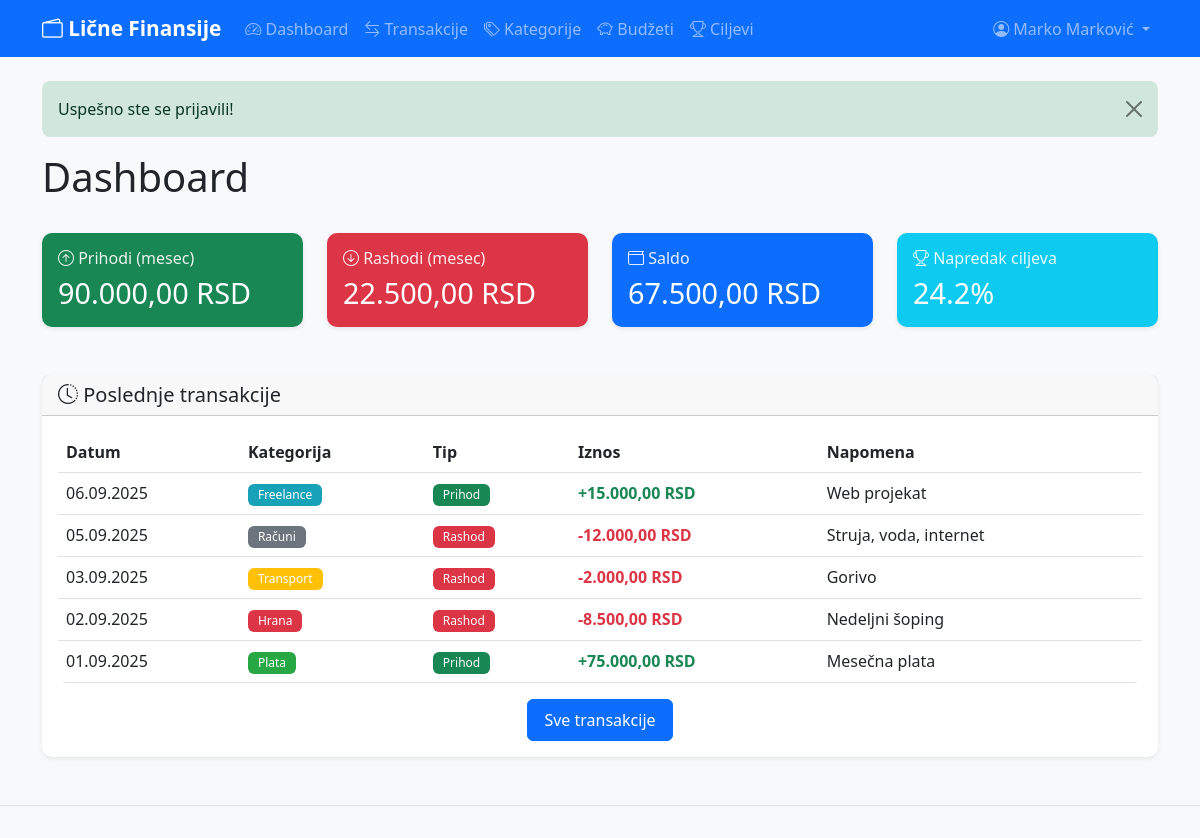
/ (signed in), run on the app's committed database.
### tables this page shows
CREATE TABLE transactions (
    id INT AUTO_INCREMENT PRIMARY KEY,
    user_id INT NOT NULL,
    account_id INT NOT NULL,
    category_id INT NOT NULL,
    amount DECIMAL(12,2) NOT NULL,
    type ENUM('prihod', 'rashod') NOT NULL,
    occurred_on DATE NOT NULL,
    note TEXT NULL,
    created_at TIMESTAMP DEFAULT CURRENT_TIMESTAMP,
    FOREIGN KEY (user_id) REFERENCES users(id) ON DELETE CASCADE,
    FOREIGN KEY (account_id) REFERENCES accounts(id) ON DELETE CASCADE,
    FOREIGN KEY (category_id) REFERENCES categories(id) ON DELETE RESTRICT,
    INDEX idx_occurred (occurred_on),
    INDEX idx_user_date (user_id, occurred_on)
);

CREATE TABLE categories (
    id INT AUTO_INCREMENT PRIMARY KEY,
    user_id INT NOT NULL,
    name VARCHAR(100) NOT NULL,
    type ENUM('prihod', 'rashod') NOT NULL,
    color VARCHAR(7) NULL,
    created_at TIMESTAMP DEFAULT CURRENT_TIMESTAMP,
    UNIQUE KEY unique_user_category (user_id, name, type),
    FOREIGN KEY (user_id) REFERENCES users(id) ON DELETE CASCADE,
    INDEX idx_user_type (user_id, type)
);

### src/Core/Session.php (called while the page is built, shortened)
<?php
class Session {
    public static function get(string $key, $default = null) {
        return $_SESSION[$key] ?? $default;
    }
    public static function has(string $key): bool {
        return isset($_SESSION[$key]);
    }
    public static function getFlash(): ?array {
        $flash = $_SESSION['flash'] ?? null;
        return $flash;
    }
}

### src/Core/Database.php (called while the page is built, shortened)
<?php
class Database {
    private static ?PDO $instance = null;
    public static function getInstance(): PDO {
        if (self::$instance === null) {
            try {
                $host = defined('DB_HOST') ? DB_HOST : '127.0.0.1';
                $port = defined('DB_PORT') ? DB_PORT : '3306';
                $name = defined('DB_NAME') ? DB_NAME : 'finance_tracker';
                $charset = defined('DB_CHARSET') ? DB_CHARSET : 'utf8mb4';
                $dsn = "mysql:host={$host};port={$port};dbname={$name};charset={$charset}";
                self::$instance = new PDO($dsn, DB_USER, DB_PASS);
                self::$instance->setAttribute(PDO::ATTR_ERRMODE, PDO::ERRMODE_EXCEPTION);
                self::$instance->setAttribute(PDO::ATTR_DEFAULT_FETCH_MODE, PDO::FETCH_ASSOC);
                self::$instance->setAttribute(PDO::ATTR_EMULATE_PREPARES, false);
            } catch (PDOException $e) {
                die("Greška konekcije: " . $e->getMessage());
            }
        }
        return self::$instance;
    }
}

### src/Core/Auth.php (called while the page is built, shortened)
<?php
class Auth {
    public function isLoggedIn(): bool {
        return Session::has('user_id');
    }
    public function currentUser(): ?array {
        return [
            'id' => Session::get('user_id'),
            'name' => Session::get('user_name'),
            'email' => Session::get('user_email'),
            'role' => Session::get('user_role')
        ];
    }
}

### src/Services/ReportService.php (called while the page is built, shortened)
<?php
class ReportService {
    private TransactionRepository $transactionRepo;
    private GoalRepository $goalRepo;
    public function __construct() {
        $this->transactionRepo = new TransactionRepository();
        $this->goalRepo = new GoalRepository();
    }
    public function getDashboardStats(int $userId): array {
        $currentMonth = date('Y-m-01');
        $endMonth = date('Y-m-t');
        $income = $this->transactionRepo->getSumByType($userId, 'prihod', $currentMonth, $endMonth);
        $expense = $this->transactionRepo->getSumByType($userId, 'rashod', $currentMonth, $endMonth);
        $balance = $income - $expense;
        $goals = $this->goalRepo->getUserGoals($userId);
        $goalsProgress = 0;
        if (count($goals) > 0) {
            $totalProgress = 0;
            foreach ($goals as $goal) {
                $progress = $goal['target_amount'] > 0
                    ? ($goal['current_amount'] / $goal['target_amount']) * 100
                    : 0;
                $totalProgress += min($progress, 100);
            }
            $goalsProgress = $totalProgress / count($goals);
        }
        return [
            'income' => $income,
            'expense' => $expense,
            'balance' => $balance,
            'goalsProgress' => round($goalsProgress, 1)
        ];
    }
}

### src/Repositories/BaseRepository.php (called while the page is built, shortened)
<?php
abstract class BaseRepository implements CrudRepositoryInterface {
    public function __construct() {
        $this->db = Database::getInstance();
    }
}

### src/Repositories/TransactionRepository.php (called while the page is built, shortened)
<?php
class TransactionRepository extends BaseRepository {
    protected string $table = 'transactions';
    public function getSumByType(int $userId, string $type, string $startDate, string $endDate): float {
        $sql = "SELECT COALESCE(SUM(amount), 0) as total
                FROM {$this->table}
                WHERE user_id = :user_id
                AND type = :type
                AND occurred_on BETWEEN :start_date AND :end_date";
        $stmt = $this->db->prepare($sql);
        $stmt->execute([
            'user_id' => $userId,
            'type' => $type,
            'start_date' => $startDate,
            'end_date' => $endDate
        ]);
        return (float) $stmt->fetchColumn();
    }
    public function getLatest(int $userId, int $limit = 10): array {
        $sql = "SELECT t.*, c.name as category_name, c.color as category_color, a.name as account_name
                FROM {$this->table} t
                JOIN categories c ON t.category_id = c.id
                JOIN accounts a ON t.account_id = a.id
                WHERE t.user_id = :user_id
                ORDER BY t.occurred_on DESC, t.id DESC
                LIMIT :limit";
        $stmt = $this->db->prepare($sql);
        $stmt->bindValue('user_id', $userId, PDO::PARAM_INT);
        $stmt->bindValue('limit', $limit, PDO::PARAM_INT);
        $stmt->execute();
        return $stmt->fetchAll();
    }
}

### src/Repositories/GoalRepository.php (called while the page is built, shortened)
<?php
class GoalRepository extends BaseRepository {
    protected string $table = 'goals';
    public function getUserGoals(int $userId): array {
        $sql = "SELECT * FROM {$this->table}
                WHERE user_id = :user_id
                ORDER BY (deadline IS NULL) ASC, deadline ASC, id DESC";
        $stmt = $this->db->prepare($sql);
        $stmt->execute(['user_id' => $userId]);
        return $stmt->fetchAll();
    }
}

### public/index.php (the view, shortened to what this page needs)
<?php
require_once '../src/Helpers/functions.php';
spl_autoload_register(function ($class) {
    $prefix = 'App\\';
    $base_dir = __DIR__ . '/../src/';
    $len = strlen($prefix);
    $relative_class = substr($class, $len);
    $file = $base_dir . str_replace('\\', '/', $relative_class) . '.php';
});
$auth = new Auth();
$user = $auth->currentUser();
$reportService = new ReportService();
$transactionRepo = new TransactionRepository();
$stats = $reportService->getDashboardStats($user['id']);
$latestTransactions = $transactionRepo->getLatest($user['id'], 10);
include '../views/partials/header.php';
?>
<h1 class="mb-4">Dashboard</h1>
<div class="row mb-4">
    <div class="col-md-3 mb-3">
        <div class="card text-white bg-success">
            <div class="card-body">
                <h5 class="card-title"><i class="bi bi-arrow-up-circle"></i> Prihodi (mesec)</h5>
                <h3 class="card-text"><?= formatRsd($stats['income']) ?></h3>
            </div>
        </div>
    </div>
    <div class="col-md-3 mb-3">
        <div class="card text-white bg-danger">
            <div class="card-body">
                <h5 class="card-title"><i class="bi bi-arrow-down-circle"></i> Rashodi (mesec)</h5>
                <h3 class="card-text"><?= formatRsd($stats['expense']) ?></h3>
            </div>
        </div>
    </div>
    <div class="col-md-3 mb-3">
        <div class="card text-white bg-primary">
            <div class="card-body">
                <h5 class="card-title"><i class="bi bi-wallet"></i> Saldo</h5>
                <h3 class="card-text"><?= formatRsd($stats['balance']) ?></h3>
            </div>
        </div>
    </div>
    <div class="col-md-3 mb-3">
        <div class="card text-white bg-info">
            <div class="card-body">
                <h5 class="card-title"><i class="bi bi-trophy"></i> Napredak ciljeva</h5>
                <h3 class="card-text"><?= $stats['goalsProgress'] ?>%</h3>
            </div>
        </div>
    </div>
</div>
<div class="card">
    <div class="card-header">
        <h5 class="mb-0"><i class="bi bi-clock-history"></i> Poslednje transakcije</h5>
    </div>
    <div class="card-body">
        <?php if (empty($latestTransactions)): ?>
            <p class="text-muted">Nema transakcija.</p>
        <?php else: ?>
            <div class="table-responsive">
                <table class="table table-hover">
                    <thead>
                        <tr>
                            <th>Datum</th>
                            <th>Kategorija</th>
                            <th>Tip</th>
                            <th>Iznos</th>
                            <th>Napomena</th>
                        </tr>
                    </thead>
                    <tbody>
                        <?php foreach ($latestTransactions as $t): ?>
                        <tr>
                            <td><?= formatDate($t['occurred_on']) ?></td>
                            <td>
                                <?php if ($t['category_color']): ?>
                                    <span class="badge" style="background-color: <?= e($t['category_color']) ?>">
                                        <?= e($t['category_name']) ?>
                                    </span>
                                <?php else: ?>
                                    <?= e($t['category_name']) ?>
                                <?php endif; ?>
                            </td>
                            <td><?= typeBadge($t['type']) ?></td>
                            <td class="fw-bold text-<?= $t['type'] === 'prihod' ? 'success' : 'danger' ?>">
                                <?= $t['type'] === 'prihod' ? '+' : '-' ?><?= formatRsd($t['amount']) ?>
                            </td>
                            <td><?= e($t['note']) ?></td>
                        </tr>
                        <?php endforeach; ?>
                    </tbody>
                </table>
            </div>
            <div class="text-center">
                <a href="/transactions/" class="btn btn-primary">Sve transakcije</a>
            </div>
        <?php endif; ?>
    </div>
</div>
<?php include '../views/partials/footer.php'; ?>

### views/partials/header.php (shortened to what this page needs)
<!DOCTYPE html>
<html lang="sr">
<head>
    <link href="https://cdn.jsdelivr.net/npm/bootstrap@5.3.0/dist/css/bootstrap.min.css" rel="stylesheet">
    <link rel="stylesheet" href="https://cdn.jsdelivr.net/npm/bootstrap-icons@1.11.0/font/bootstrap-icons.css">
    <link rel="stylesheet" href="/assets/css/custom.css">
</head>
<body>
    <?php if (Session::has('user_id')): ?>
    <nav class="navbar navbar-expand-lg navbar-dark bg-primary">
        <div class="container">
            <a class="navbar-brand" href="/"><i class="bi bi-wallet2"></i> <?= APP_NAME ?></a>
            <div class="collapse navbar-collapse" id="navbarNav">
                <ul class="navbar-nav me-auto">
                    <li class="nav-item"><a class="nav-link" href="/"><i class="bi bi-speedometer2"></i> Dashboard</a></li>
                    <li class="nav-item"><a class="nav-link" href="/transactions/"><i class="bi bi-arrow-left-right"></i> Transakcije</a></li>
                    <li class="nav-item"><a class="nav-link" href="/categories/"><i class="bi bi-tags"></i> Kategorije</a></li>
                    <li class="nav-item"><a class="nav-link" href="/budgets/"><i class="bi bi-piggy-bank"></i> Budžeti</a></li>
                    <li class="nav-item"><a class="nav-link" href="/goals/"><i class="bi bi-trophy"></i> Ciljevi</a></li>
                </ul>
                <ul class="navbar-nav">
                    <li class="nav-item dropdown">
                        <a class="nav-link dropdown-toggle" href="#" data-bs-toggle="dropdown">
                            <i class="bi bi-person-circle"></i> <?= e(Session::get('user_name')) ?>
                        </a>
                    </li>
                </ul>
            </div>
        </div>
    </nav>
    <?php endif; ?>
    <main class="<?= Session::has('user_id') ? 'container my-4' : '' ?>">
        <?php include __DIR__ . '/flash.php'; ?>

### views/partials/flash.php (shortened to what this page needs)
<?php
$flash = Session::getFlash();
if ($flash):
?>
<div class="alert alert-<?= e($flash['type']) ?> alert-dismissible fade show" role="alert">
    <?= e($flash['message']) ?>
    <button type="button" class="btn-close" data-bs-dismiss="alert"></button>
</div>
<?php endif; ?>

### src/Helpers/functions.php (shortened to what this page needs)
<?php
function e(?string $value): string {
    return htmlspecialchars($value ?? '', ENT_QUOTES, 'UTF-8');
}
function formatRsd(float $amount): string {
    return number_format($amount, 2, ',', '.') . ' RSD';
}
function formatDate(string $date): string {
    return date('d.m.Y', strtotime($date));
}
function typeBadge(string $type): string {
    $class = $type === 'prihod' ? 'success' : 'danger';
    $label = ucfirst($type);
    return "<span class='badge bg-$class'>$label</span>";
}

### views/partials/footer.php (shortened to what this page needs)
    </main>
    <footer class="mt-5 py-3 bg-light text-center text-muted">
    </footer>
</body>
</html>

### public/assets/css/custom.css (style rules this page uses)
body { background-color: #f8f9fa; font-family: 'Segoe UI', Tahoma, Geneva, Verdana, sans-serif; }
.card { border: none; border-radius: 10px; box-shadow: 0 2px 4px rgba(0, 0, 0, 0.08); transition: transform 0.2s, box-shadow 0.2s; }
.navbar-brand { font-weight: 600; font-size: 1.3rem; }
.table { border-radius: 8px; overflow: hidden; }
.table thead { background-color: #f1f3f5; }
.btn { border-radius: 6px; padding: 8px 16px; font-weight: 500; transition: all 0.2s; }
.badge { padding: 5px 10px; border-radius: 6px; font-weight: 500; }
.alert { border: none; border-radius: 8px; }
footer { margin-top: auto; border-top: 1px solid #dee2e6; }
.card.text-white h3 { font-size: 1.8rem; margin-bottom: 0; }
.card.text-white h5 { font-size: 1rem; opacity: 0.9; }
.card { animation: fadeIn 0.3s ease-out; }
.mb-4 { margin-bottom: 2rem !important; }

### data on the page
transactions: occurred_on "06.09.2025", category.name "Freelance", type "Prihod", amount "15.000,00 RSD", note "Web projekat"
transactions: occurred_on "05.09.2025", category.name "Računi", type "Rashod", amount "12.000,00 RSD", note "Struja, voda, internet"
transactions: occurred_on "03.09.2025", category.name "Transport", type "Rashod", amount "2.000,00 RSD", note "Gorivo"
transactions: occurred_on "02.09.2025", category.name "Hrana", type "Rashod", amount "8.500,00 RSD", note "Nedeljni šoping"
transactions: occurred_on "01.09.2025", category.name "Plata", type "Prihod", amount "75.000,00 RSD", note "Mesečna plata"

### other printed values
APP_NAME "Lične Finansije"
Session::get('user_name') "Marko Marković"
$flash['message'] "Uspešno ste se prijavili!"
formatRsd($stats['income']) "90.000,00 RSD"
formatRsd($stats['expense']) "22.500,00 RSD"
formatRsd($stats['balance']) "67.500,00 RSD"
$stats['goalsProgress'] "24.2"
